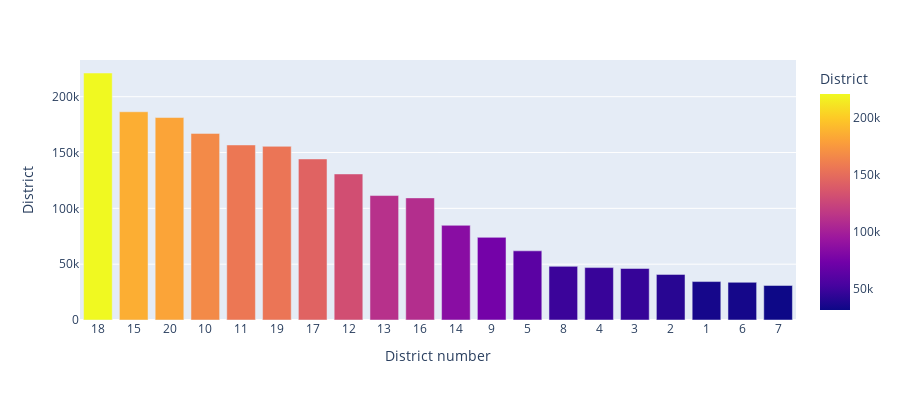

The code cell stored with this chart in its notebook:
### Code cell
arrondissement_count = df_final["ARRONDISSEMENT"].value_counts()

fig = px.bar(arrondissement_count, x=arrondissement_count.index, y='ARRONDISSEMENT',
             hover_data=[arrondissement_count.index, 'ARRONDISSEMENT'], color='ARRONDISSEMENT',
             labels={'index': "District number",'ARRONDISSEMENT':'District'}, height=400)
fig.update_xaxes(type='category')
fig.show()

### Figure 1 — Plotly figure (JSON) as saved in the notebook; plotly's stock layout.template omitted (floating-point values rounded to 4 significant figures)
{"data": [{"alignmentgroup": "True", "hovertemplate": "District number=%{x}<br>District=%{marker.color}<extra></extra>", "legendgroup": "", "marker": {"color": [221234, 186519, 181347, 167116, 156780, 155549, 144246, 130825, 111478, 109372, 84805, 74016, 61946, 48050, 46946, 46155, 40848, 34424, 33771, 30939], "coloraxis": "coloraxis", "pattern": {"shape": ""}}, "name": "", "offsetgroup": "", "orientation": "v", "showlegend": false, "textposition": "auto", "type": "bar", "x": [18, 15, 20, 10, 11, 19, 17, 12, 13, 16, 14, 9, 5, 8, 4, 3, 2, 1, 6, 7], "xaxis": "x", "y": [221234, 186519, 181347, 167116, 156780, 155549, 144246, 130825, 111478, 109372, 84805, 74016, 61946, 48050, 46946, 46155, 40848, 34424, 33771, 30939], "yaxis": "y"}], "layout": {"barmode": "relative", "coloraxis": {"colorbar": {"title": {"text": "District"}}, "colorscale": [[0, "#0d0887"], [0.1111, "#46039f"], [0.2222, "#7201a8"], [0.3333, "#9c179e"], [0.4444, "#bd3786"], [0.5556, "#d8576b"], [0.6667, "#ed7953"], [0.7778, "#fb9f3a"], [0.8889, "#fdca26"], [1, "#f0f921"]]}, "height": 400, "legend": {"tracegroupgap": 0}, "margin": {"t": 60}, "xaxis": {"anchor": "y", "domain": [0, 1], "title": {"text": "District number"}, "type": "category"}, "yaxis": {"anchor": "x", "domain": [0, 1], "title": {"text": "District"}}}}
